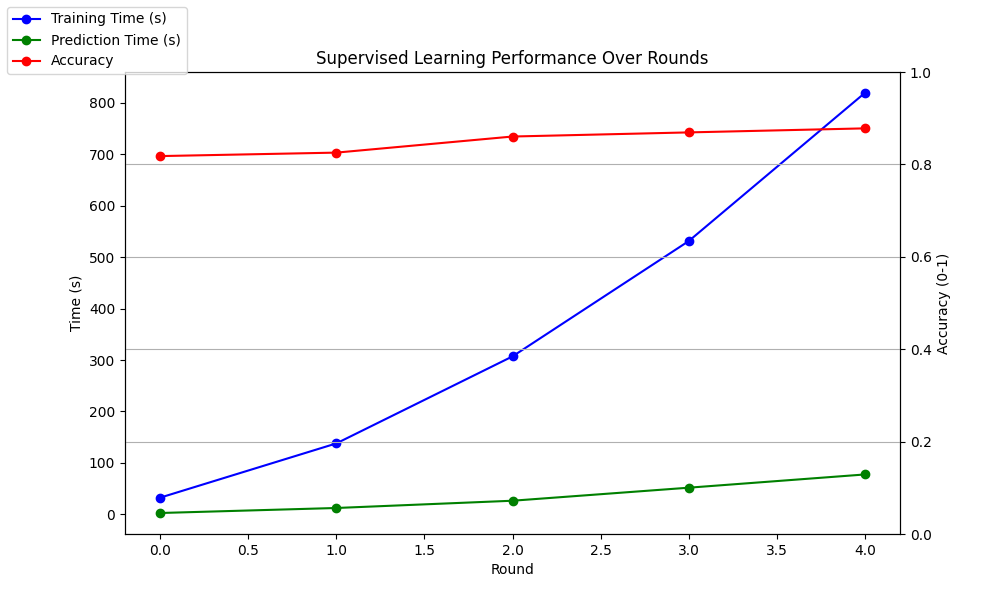

This figure's Python source:
# Write a script that loads successively larger data files and merges them into larger training sets.
# For each training set, let's track training time, prediction time, and accuracy.
import glob
import pickle
import time

import pandas as pd
from sklearn.feature_extraction.text import TfidfVectorizer
from sklearn.metrics import classification_report, accuracy_score
from sklearn.model_selection import train_test_split
from sklearn.svm import SVC
import matplotlib.pyplot as plt

# Track measurements for each round: the round number/index, how long in seconds the train, predict steps take, and an accuracy report
# Use a list of dictionaries for measurement storage, with "round", "train", "predict", "accuracy" as keys


# Write a function named learn that takes a dataframe and an index as parameters.
# The index indicates the round number of learning. The function should:
# 1. Create a dictionary to store the measurements for this round
# 2. Print a message indicating the round number
# 3. Store the round number in the dictionary under 'round'
# 4. Split the dataframe into code snippets and labels
# 5. Split the code snippets and labels into training and test sets
# 6. Create a TF-IDF vectorizer
# 7. Use the 'fit_transform' method on the training data to learn the vocabulary and idf, and return term-document matrix.
# 8. Use the 'transform' method on the test data to transform documents to document-term matrix.
# 9. Create a Support Vector Machine classifier
# 10. Train the classifier using the training data
# 11. Save the model to a file and load it back from a file (to make sure it works)
# 12. Use the classifier to predict the labels for the test data
# 13. Print the classification report which should be a dictionary
# 14. Store the training time in the dictionary under 'train'
# 15. Store the prediction time in the dictionary under 'predict'
# 16. Store the classification report in the dictionary under 'report'
# 17. Add 'accuracy' to the dictionary and set it to the accuracy score from the classification report
# 18. Append the dictionary to the measurements list for this round


# Load all data files matching 'data/datasets/train-00000-5k*.parquet'.
# For each file loaded, merge the latest data file with the merged data to date,
# and call the learn function with the dataframe and the index of the file in the list of files.


# If I have measurements in Python like a list of dictionaries such as:
# [{'round': 0, 'train': 32.76, 'predict': 2.13, 'accuracy': 0.78},....]
# let us plot lines on the same graph for tfidf, train, predict and accuracy using python?  Use matplotlib.
# Add a legend.  Add axis labels.  Add a title.
# Lets save the plot to a file "supervised.png" before showing the plot.

# Initialize a list to store measurements for each round
measurements = []


def learn(dataframe, index):
    """
    Learn from the given dataframe and track the round measurements.

    Parameters:
    - dataframe: The input dataframe containing 'code' and 'language'.
    - index: The current round number.
    """
    # Create a dictionary to store measurements for this round
    measurement = {}
    print(f"Starting round {index}")
    measurement['round'] = index

    # Split the dataframe into code snippets and labels
    X = dataframe['code']
    y = dataframe['language']

    # Split into training and testing datasets
    X_train, X_test, y_train, y_test = train_test_split(X, y, test_size=0.2, random_state=42)

    # Create a TF-IDF vectorizer and transform data
    vectorizer = TfidfVectorizer()
    start_time = time.time()
    X_train_tfidf = vectorizer.fit_transform(X_train)
    X_test_tfidf = vectorizer.transform(X_test)
    measurement['tfidf_time'] = time.time() - start_time

    # Create an SVM classifier
    clf = SVC()
    start_time = time.time()
    clf.fit(X_train_tfidf, y_train)
    measurement['train'] = time.time() - start_time

    # Save and reload the model to verify
    with open('model.pkl', 'wb') as file:
        pickle.dump(clf, file)
    with open('model.pkl', 'rb') as file:
        clf = pickle.load(file)

    # Predict the labels for the test data
    start_time = time.time()
    y_pred = clf.predict(X_test_tfidf)
    measurement['predict'] = time.time() - start_time

    # Print and store the classification report
    report = classification_report(y_test, y_pred, output_dict=True, zero_division=1)
    print(classification_report(y_test, y_pred, zero_division=1))
    measurement['report'] = report
    measurement['accuracy'] = accuracy_score(y_test, y_pred)

    # Append the measurements to the global list
    measurements.append(measurement)


# Load and process data files
merged_data = None
data_files = sorted(glob.glob('data/datasets/train-00000-5k*.parquet'))

for idx, file in enumerate(data_files):
    print(f"Loading file: {file}")
    data = pd.read_parquet(file)

    # Merge current data with the accumulated data
    if merged_data is None:
        merged_data = data
    else:
        merged_data = pd.concat([merged_data, data], ignore_index=True)

    # Call the learn function
    learn(merged_data, idx)

# Plot measurements
rounds = [m['round'] for m in measurements]
train_times = [m['train'] for m in measurements]
predict_times = [m['predict'] for m in measurements]
accuracies = [m['accuracy'] for m in measurements]

fig, ax1 = plt.subplots(figsize=(10, 6))
ax2 = ax1.twinx()

ax1.plot(rounds, train_times, label='Training Time (s)', marker='o', color='blue')
ax1.plot(rounds, predict_times, label='Prediction Time (s)', marker='o', color='green')
ax1.set_xlabel('Round')
ax1.set_ylabel('Time (s)')

ax2.plot(rounds, accuracies, label='Accuracy', marker='o', color='red')
ax2.set_ylabel('Accuracy (0-1)')
ax2.set_ylim(0, 1)

fig.legend(loc='upper left')

plt.title('Supervised Learning Performance Over Rounds')
plt.grid()

plt.savefig('supervised.png')
plt.show()
